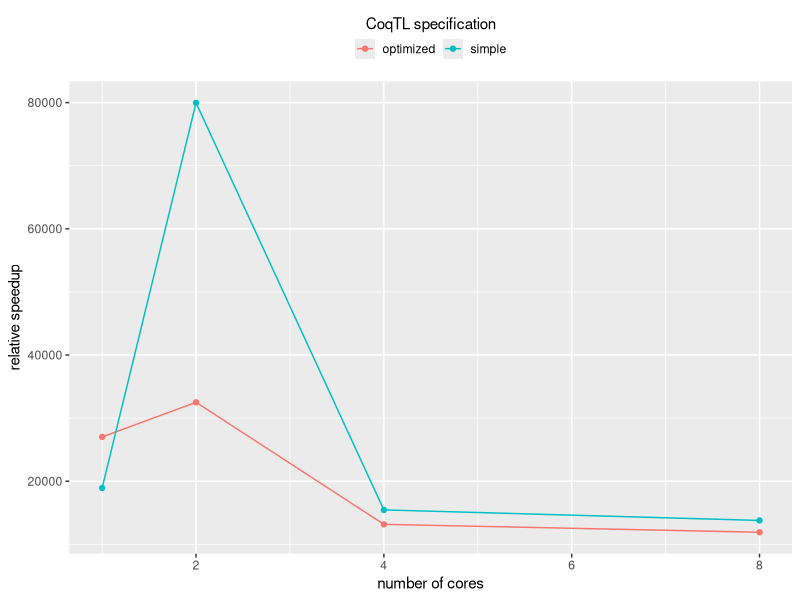
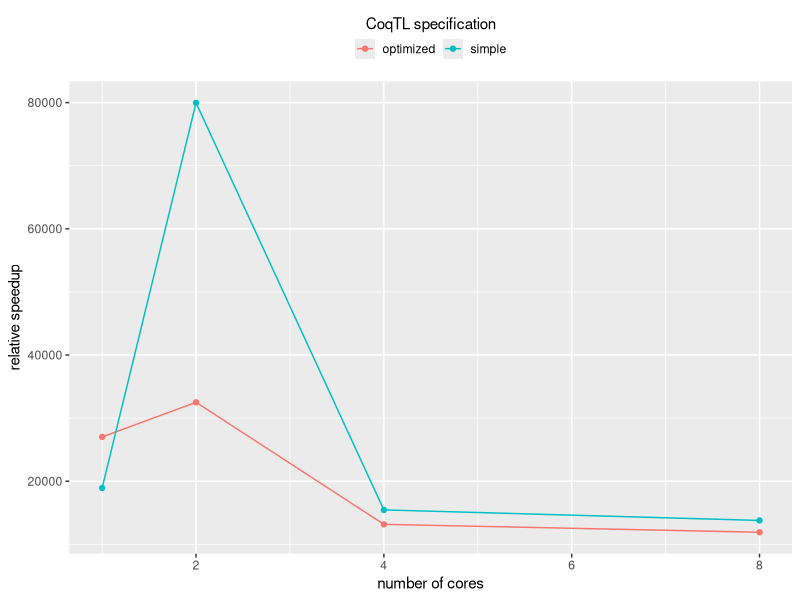

Here is the R script that generated these plots, in order:
## ---- chunk 1
packages <- c("ggplot2", "dplyr")
install.packages(setdiff(packages, rownames(installed.packages())))
library(ggplot2)
library(dplyr)
## ---- chunk 2
colTypes <- rep("numeric",14)
data.x1.byrule.0sleeping <- data.frame(read.csv(file="x1_raw_byrule.csv", colClasses=colTypes, comment.char = "#"))
df.byrule <- data.x1.byrule.0sleeping %>% filter(sleeping_guard == 0)  %>% filter(partition <= 32)  %>% 
  group_by(element, link, executor, core, partition,sleeping_guard,sleeping_instantiate,sleeping_apply) %>% 
  summarise(count=length(total_time),total_time.mean = mean(total_time), total_time.sd = sd(total_time), total_time.median = median(total_time),
            time_tuples.mean = mean(time_tuples), time_tuples.sd = sd(time_tuples), time_tuples.median = median(time_tuples),
            time_instantiate.mean = mean(time_instantiate), time_instantiate.sd = sd(time_instantiate), time_instantiate.median = median(time_instantiate),
            time_extract.mean = mean(time_extract), time_extract.sd = sd(time_extract), time_extract.median = median(time_extract),
            time_broadcast.mean = mean(time_broadcast), time_broadcast.sd = sd(time_broadcast), time_broadcast.median = median(time_broadcast),
            time_apply.mean = mean(time_apply), time_apply.sd = sd(time_apply), time_apply.median = median(time_apply)) 
df.byrule.time <-df.byrule 

df.byrule$total_cores = df.byrule$core * df.byrule$executor
df.byrule$sleeping_time <- df.byrule$sleeping_guard
df.byrule = subset(df.byrule, select = -c(sleeping_guard, sleeping_instantiate, sleeping_apply))

byrule.ref_value = df.byrule %>% filter(partition == min(df.byrule$partition))
byrule.ref_value.total_time = byrule.ref_value$total_time.mean
byrule.ref_value.time_instantiate = byrule.ref_value$time_instantiate.mean
byrule.ref_value.time_apply = byrule.ref_value$time_apply.mean
    
df.byrule["total_time.speedup"] =  byrule.ref_value.total_time /df.byrule$total_time.mean 
df.byrule["time_instantiate.speedup"] =  byrule.ref_value.time_instantiate / df.byrule$time_instantiate.mean 
df.byrule["time_apply.speedup"] =  byrule.ref_value.time_apply / df.byrule$time_apply.mean 
df.byrule["type"] =  "optimized"

#df.byrule = subset(df.byrule, select = c(type,sleeping_time,element,link,executor,core,total_cores,partition,count,total_time.speedup,time_instantiate.speedup,time_apply.speedup))
## ---- chunk 3
  
data.x1.simple.0sleeping <- data.frame(read.csv(file="x1_raw_simple.csv", colClasses=colTypes, comment.char = "#"))
df.simple <- data.x1.simple.0sleeping %>% filter(sleeping_guard == 0)  %>% filter(element == 150)  %>% 
  group_by(element, link, executor, core, partition,sleeping_guard,sleeping_instantiate,sleeping_apply) %>% 
  summarise(count=length(total_time),total_time.mean = mean(total_time), total_time.sd = sd(total_time), total_time.median = median(total_time),
            time_tuples.mean = mean(time_tuples), time_tuples.sd = sd(time_tuples), time_tuples.median = median(time_tuples),
            time_instantiate.mean = mean(time_instantiate), time_instantiate.sd = sd(time_instantiate), time_instantiate.median = median(time_instantiate),
            time_extract.mean = mean(time_extract), time_extract.sd = sd(time_extract), time_extract.median = median(time_extract),
            time_broadcast.mean = mean(time_broadcast), time_broadcast.sd = sd(time_broadcast), time_broadcast.median = median(time_broadcast),
            time_apply.mean = mean(time_apply), time_apply.sd = sd(time_apply), time_apply.median = median(time_apply)) 
df.simple.time <- df.simple


df.simple$total_cores = df.simple$core * df.simple$executor
df.simple$sleeping_time <- df.simple$sleeping_guard
df.simple = subset(df.simple, select = -c(sleeping_guard, sleeping_instantiate, sleeping_apply))

simple.ref_value = df.simple %>% filter(partition == min(df.simple$partition))
simple.ref_value.total_time = simple.ref_value$total_time.mean
simple.ref_value.time_instantiate = simple.ref_value$time_instantiate.mean
simple.ref_value.time_apply = simple.ref_value$time_apply.mean
    
df.simple["total_time.speedup"] =  simple.ref_value.total_time /df.simple$total_time.mean 
df.simple["time_instantiate.speedup"] =  simple.ref_value.time_instantiate / df.simple$time_instantiate.mean 
df.simple["time_apply.speedup"] =  simple.ref_value.time_apply / df.simple$time_apply.mean 
df.simple["type"] =  "simple"
#df.simple = subset(df.simple, select = c(type, sleeping_time,element,link,executor,core,total_cores,partition,count,total_time.speedup,time_instantiate.speedup,time_apply.speedup))

df.computation_time <- rbind(df.simple.time, df.byrule.time)
fulldata = rbind( df.simple,df.byrule)
## ---- chunk 4
ggplot(data=fulldata, aes(x=total_cores,y=total_time.mean,group=as.factor(type),color=as.factor(type))) + 
  geom_line() + geom_point() + labs(fill = "") + 
  theme(legend.key.size = unit(0.5, 'cm')) + theme(legend.position = "top") + xlab("number of cores") + ylab("relative speedup") + scale_color_discrete(name="CoqTL specification") +
  guides(colour =guide_legend(title.position="top", title.hjust = 0.5),
         size = guide_legend(title.position="top", title.hjust = 0.5))

ggsave("x1_byrule_vs_simple.pdf",width = 4, height = 3)
